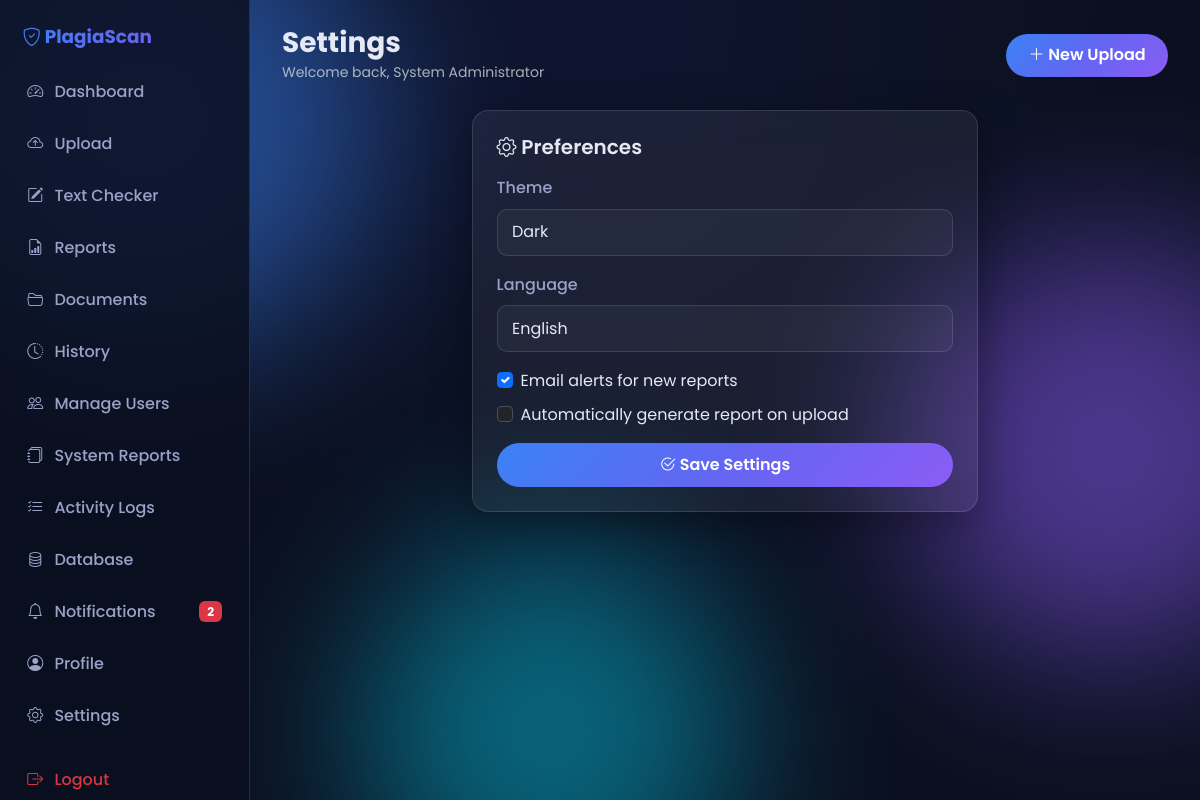
/settings (signed in), run on the app's committed database.
### tables this page shows
CREATE TABLE users (
  id              INTEGER PRIMARY KEY AUTOINCREMENT,
  role_id         INTEGER NOT NULL,
  full_name       TEXT NOT NULL,
  email           TEXT NOT NULL UNIQUE,
  password_hash   TEXT NOT NULL,
  phone           TEXT,
  avatar_url      TEXT,
  department      TEXT,
  is_active       INTEGER NOT NULL DEFAULT 1,
  reset_token     TEXT,
  reset_expires   TEXT,
  created_at      TEXT DEFAULT CURRENT_TIMESTAMP,
  updated_at      TEXT DEFAULT CURRENT_TIMESTAMP,
  FOREIGN KEY (role_id) REFERENCES roles(id) ON DELETE RESTRICT
);

CREATE TABLE settings (
  id            INTEGER PRIMARY KEY AUTOINCREMENT,
  user_id       INTEGER NOT NULL UNIQUE,
  theme         TEXT NOT NULL DEFAULT 'dark',
  email_alerts  INTEGER NOT NULL DEFAULT 1,
  auto_report   INTEGER NOT NULL DEFAULT 0,
  language      TEXT NOT NULL DEFAULT 'en',
  updated_at    TEXT DEFAULT CURRENT_TIMESTAMP,
  FOREIGN KEY (user_id) REFERENCES users(id) ON DELETE CASCADE
);

### backend/routes/pages.py (the view, shortened to what this page needs)
@bp.route("/settings", methods=["GET", "POST"])
@login_required
def settings():
    u = current_user()
    s = get_settings(u["id"])
    return render_template("settings.html", settings=s)

### backend/app.py (called while the page is built)
def _inject_current_user():
    from utils.auth import current_user
    return {"current_user": current_user()}

### backend/db.py (called while the page is built)
def _get_sqlite_conn():
    conn = getattr(_sqlite_local, "conn", None)
    if conn is None:
        conn = sqlite3.connect(SQLITE_PATH)
        conn.row_factory = sqlite3.Row
        conn.execute("PRAGMA foreign_keys = ON;")
        _sqlite_local.conn = conn
    return conn

def get_conn():
    if DB_BACKEND == "mysql":
        if not _HAS_PYMYSQL:
            raise RuntimeError("DB_BACKEND=mysql but PyMySQL is not installed. Run: pip install pymysql")
        return _get_mysql_conn()
    return _get_sqlite_conn()

def _convert_sql(sql):
    if DB_BACKEND == "sqlite":
        return sql.replace("%s", "?")
    return sql

def query_one(sql, params=None):
    params = params or []
    conn = get_conn()
    try:
        cur = conn.cursor()
        cur.execute(_convert_sql(sql), params)
        row = cur.fetchone()
        if row is None:
            return None
        if DB_BACKEND == "sqlite":
            return dict(row)
        return dict(row)
    finally:
        if DB_BACKEND == "mysql":
            conn.close()

### backend/models.py (called while the page is built)
def get_user_by_id(user_id: int):
    return query_one("SELECT * FROM users WHERE id = %s", [user_id])

def unread_notification_count(user_id: int):
    row = query_one("SELECT COUNT(*) AS c FROM notifications WHERE user_id = %s AND is_read = 0", [user_id])
    return row["c"] if row else 0

def get_settings(user_id: int):
    s = query_one("SELECT * FROM settings WHERE user_id = %s", [user_id])
    if not s:
        execute("INSERT INTO settings (user_id) VALUES (%s)", [user_id])
        s = query_one("SELECT * FROM settings WHERE user_id = %s", [user_id])
    return s

### backend/routes/pages.py (called while the page is built)
def inject_unread_count():
    if "user_id" in session:
        return {"unread_count": unread_notification_count(session["user_id"])}
    return {"unread_count": 0}

### backend/utils/auth.py (called while the page is built)
def current_user():
    if "user_id" not in session:
        return None
    from models import get_user_by_id
    user = get_user_by_id(session.get("user_id"))
    if not user:
        session.clear()
        return None
    return {
        "id": session.get("user_id"),
        "role_id": session.get("role_id"),
        "full_name": session.get("full_name"),
        "email": session.get("email"),
        "role": session.get("role"),
    }

### templates/settings.html (shortened to what this page needs)
{% extends "dash_base.html" %}
{% block dash_title %}Settings{% endblock %}
{% block dash_content %}
<div class="row justify-content-center">
  <div class="col-lg-7">
    <div class="glass p-4">
      <h5 class="fw-semibold mb-3"><i class="bi bi-gear"></i> Preferences</h5>
      <form method="POST">
        <div class="mb-3">
          <label class="form-label">Theme</label>
          <select name="theme" class="form-select">
            <option value="dark" {% if settings.theme == 'dark' %}selected{% endif %}>Dark</option>
          </select>
        </div>
        <div class="mb-3">
          <label class="form-label">Language</label>
          <select name="language" class="form-select">
            <option value="en" {% if settings.language == 'en' %}selected{% endif %}>English</option>
          </select>
        </div>
        <div class="form-check mb-2">
          <input class="form-check-input" type="checkbox" name="email_alerts" id="ea" {% if settings.email_alerts %}checked{% endif %}>
          <label class="form-check-label" for="ea">Email alerts for new reports</label>
        </div>
        <div class="form-check mb-3">
          <input class="form-check-input" type="checkbox" name="auto_report" id="ar" {% if settings.auto_report %}checked{% endif %}>
          <label class="form-check-label" for="ar">Automatically generate report on upload</label>
        </div>
        <button class="btn btn-grad w-100"><i class="bi bi-check2-circle"></i> Save Settings</button>
      </form>
    </div>
  </div>
</div>
{% endblock %}

### templates/dash_base.html (shortened to what this page needs)
{% extends "base.html" %}
{% block body %}
<div class="dash-shell">
  <aside class="dash-sidebar">
    <div class="brand"><i class="bi bi-shield-check"></i> PlagiaScan</div>
    {% set role = current_user.role %}
    {% set dash_url = url_for(role ~ '.dashboard') %}
    <a href="{{ dash_url }}" class="{% if request.endpoint and request.endpoint.endswith('dashboard') %}active{% endif %}">
      <i class="bi bi-speedometer2"></i> Dashboard
    </a>
    <a href="{{ url_for('pages.upload_page') }}"><i class="bi bi-cloud-arrow-up"></i> Upload</a>
    <a href="{{ url_for('pages.text_checker') }}"><i class="bi bi-pencil-square"></i> Text Checker</a>
    <a href="{{ url_for('pages.reports_list') }}"><i class="bi bi-file-earmark-bar-graph"></i> Reports</a>
    <a href="{{ url_for('pages.documents_list') }}"><i class="bi bi-folder2-open"></i> Documents</a>
    <a href="{{ url_for('pages.history') }}"><i class="bi bi-clock-history"></i> History</a>
    {% if role == 'authority' %}
      <a href="{{ url_for('authority.users') }}"><i class="bi bi-people"></i> Manage Users</a>
      <a href="{{ url_for('authority.reports') }}"><i class="bi bi-journals"></i> System Reports</a>
      <a href="{{ url_for('authority.activity_logs') }}"><i class="bi bi-list-check"></i> Activity Logs</a>
      <a href="{{ url_for('authority.database') }}"><i class="bi bi-database"></i> Database</a>
    {% endif %}
    <a href="{{ url_for('pages.notifications') }}">
      <i class="bi bi-bell"></i> Notifications
      {% if unread_count %}<span class="badge bg-danger ms-auto">{{ unread_count }}</span>{% endif %}
    </a>
    <a href="{{ url_for('pages.profile') }}"><i class="bi bi-person-circle"></i> Profile</a>
    <a href="{{ url_for('pages.settings') }}"><i class="bi bi-gear"></i> Settings</a>
    <a href="{{ url_for('auth.logout') }}" class="mt-3 text-danger"><i class="bi bi-box-arrow-right"></i> Logout</a>
  </aside>
  <main class="dash-main">
    <div class="dash-topbar">
      <div>
        <h3 class="fw-bold mb-0">{% block dash_title %}Dashboard{% endblock %}</h3>
        <small class="text-muted">Welcome back, {{ current_user.full_name }}</small>
      </div>
      <div class="d-flex gap-2 align-items-center">
        <a href="{{ url_for('pages.upload_page') }}" class="btn btn-grad"><i class="bi bi-plus-lg"></i> New Upload</a>
      </div>
    </div>
    {% block dash_content %}{% endblock %}
  </main>
</div>
{% endblock %}

### static/css/style.css (style rules this page uses)
* { box-sizing: border-box; }
html { scroll-behavior: smooth; }
body { margin: 0; font-family: 'Poppins', system-ui, -apple-system, sans-serif; background: var(--bg-0); color: var(--text); line-height: 1.6; min-height: 100vh; overflow-x: hidden; }
a { color: var(--primary-2); text-decoration: none; }
.glass { background: var(--glass); backdrop-filter: blur(18px); -webkit-backdrop-filter: blur(18px); border: 1px solid var(--glass-border); border-radius: var(--radius); box-shadow: var(--shadow); }
.btn-grad { background: var(--grad); border: none; color: #fff; font-weight: 600; padding: 0.6rem 1.4rem; border-radius: 50px; transition: transform .2s, box-shadow .2s; }
.form-control, .form-select { background: rgba(255,255,255,0.04); border: 1px solid var(--glass-border); color: var(--text); border-radius: var(--radius-sm); padding: 0.65rem 0.9rem; }
.form-label { color: var(--text-muted); font-weight: 500; }
.dash-shell { display: grid; grid-template-columns: 250px 1fr; min-height: 100vh; }
.dash-sidebar { background: rgba(11,16,32,0.85); backdrop-filter: blur(16px); border-right: 1px solid var(--glass-border); padding: 1.4rem 0.8rem; position: sticky; top: 0; height: 100vh; overflow-y: auto; }
.dash-sidebar .brand { font-weight: 700; font-size: 1.15rem; background: var(--grad); -webkit-background-clip: text; background-clip: text; -webkit-text-fill-color: transparent; padding: 0 0.6rem 1rem; }
.dash-sidebar a { display: flex; align-items: center; gap: 0.7rem; padding: 0.7rem 0.9rem; border-radius: var(--radius-sm); color: var(--text-muted); font-weight: 500; margin-bottom: 0.25rem; transition: all .2s; }
.dash-main { padding: 1.6rem 2rem; }
.dash-topbar { display: flex; justify-content: space-between; align-items: center; margin-bottom: 1.6rem; }

### data on the page
users: full_name "System Administrator"
settings: theme "Dark", language "English", email_alerts "☑"

### other printed values
{{ unread_count }} "2"
